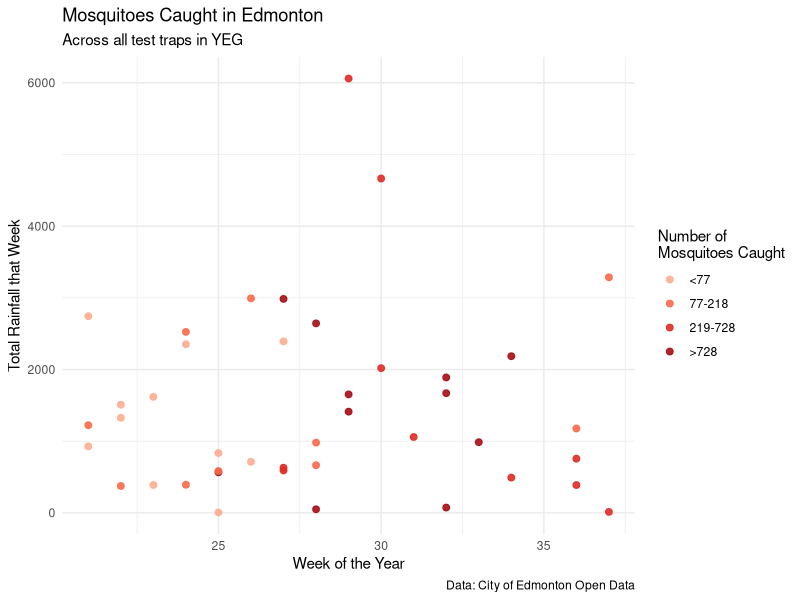

This chart was generated by the following R code:
## ---- chunk 1
knitr::opts_chunk$set(echo = TRUE)
## ---- chunk 2
library(tidyverse)
mosquito <- read_csv("Mosquitoes_Trap_Data__May_2011_to_Sep_2015_.csv")
rain <- read_csv("Rainfall_Gauge_Results.csv")
## ---- chunk 3
library(lubridate)
mosquito$TRAP_DATE <- mdy(mosquito$TRAP_DATE)
rain$DATE <- mdy(rain$DATE)
## ---- chunk 4
mosquito$Year <- year(mosquito$TRAP_DATE)
mosquito$Week <- week(mosquito$TRAP_DATE)

rain$Week <- week(rain$DATE)
rain <- rename(rain, Year = YEAR)
## ---- chunk 5
mosquitoes_per_week <- select(mosquito, Year, Week, TOTAL) %>% 
  group_by(Year, Week) %>% 
  summarise(Total_Mosquitoes = sum(TOTAL, na.rm = TRUE)) %>% 
  filter(!is.na(Year), !is.na(Week))

rain_per_week <- select(rain, Year, Week, AMOUNT) %>% 
  group_by(Year, Week) %>% 
  summarise(Total_Rain = sum(AMOUNT, na.rm = TRUE)) %>% 
  filter(!is.na(Year), !is.na(Week))
## ---- chunk 6
mosquitoes_w_rain <- inner_join(mosquitoes_per_week, rain_per_week, by = c("Year", "Week"))
## ---- chunk 7

library(RColorBrewer)

custom_palette = brewer.pal(5, "Reds")[2:5]

p <- ggplot(mosquitoes_w_rain, aes(x = Week, y = Total_Rain, colour = cut_number(Total_Mosquitoes, 4))) +
  geom_point(size = 2, alpha = 0.9) +
  scale_color_manual(values = custom_palette,
                     labels = c("<77","77-218","219-728",">728")) +
  labs(title = "Mosquitoes Caught in Edmonton",
       subtitle = "Across all test traps in YEG",
       x = "Week of the Year",
       y = "Total Rainfall that Week",
       colour = "Number of\nMosquitoes Caught",
       caption = "Data: City of Edmonton Open Data")+
  theme_minimal()

plot(p)
## ---- chunk 8
mosquito_polyfit <- lm(Total_Mosquitoes ~ poly(Week, Total_Rain, degree = 3), data = mosquitoes_w_rain)
